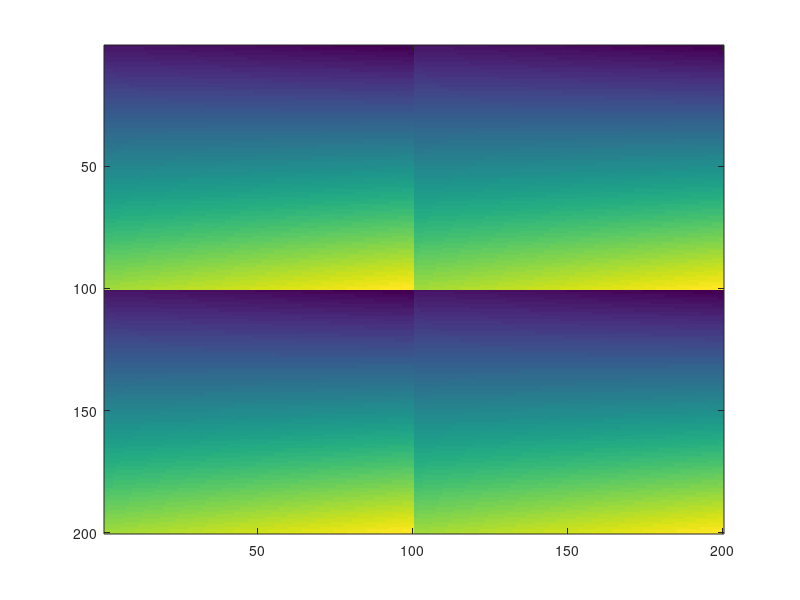

Reproduce this figure in MATLAB.
x = 0;
y = 0;

function result = f(x, y)
  result = sin(x)*cos(y);
  return;
endfunction

function result = p(a, x, y)
  result = a(1,1) + a(2,1)*x + a(3,1)*y + a(4,1)*x*y;
  return;
endfunction

x = input("Digite a coordenada x: \n");
y = input("Digite a coordenada y: \n");

i = 0;
while(i - x < 0)
  i = i + 1;
endwhile
x_2 = i;
x_1 = i - 1;

i = 0;
while(i - y < 0)
  i = i + 1;
endwhile
y_2 = i;
y_1 = i - 1;

matrix_x_y = [1, x_1, y_1, x_1*y_1;...
              1, x_1, y_2, x_1*y_2;...
              1, x_2, y_1, x_2*y_1;...
              1, x_2, y_2, x_2*y_2];
              
matrix_fQ = [f(x_1, y_1); f(x_1, y_2); f(x_2, y_1); f(x_2, y_2)];

a = inv(matrix_x_y) * matrix_fQ;

matriz_f_1 = zeros(100, 100);
matriz_a_1 = zeros(100, 100);

file_id = fopen("arq1", "w");

i = 1;
j = 1;
h = 0.01;
while(i <= 100)
  while(j <= 100)
    matriz_f_1(101-i, j) = f((x_1 + (j-1)*h), (y_1 + (i-1)*h));
    matriz_a_1(101-i, j) = p(a, (x_1 + (j-1)*h), (y_1 + (i-1)*h));
    fprintf(file_id, "%.3f ", matriz_a_1(101-i, j));
    j = j + 1;
  endwhile
  j = 1;
  fprintf(file_id, "\n");
  i = i + 1;
endwhile

fclose(file_id);

x = input("Digite a coordenada x: \n");
y = input("Digite a coordenada y: \n");

i = 0;
while(i - x < 0)
  i = i + 1;
endwhile
x_2 = i;
x_1 = i - 1;

i = 0;
while(i - y < 0)
  i = i + 1;
endwhile
y_2 = i;
y_1 = i - 1;

matrix_x_y = [1, x_1, y_1, x_1*y_1; 1, x_1, y_2, x_1*y_2; 1, x_2, y_1, x_2*y_1; 1, x_2, y_2, x_2*y_2];
              
matrix_fQ = [f(x_1, y_1); f(x_1, y_2); f(x_2, y_1); f(x_2, y_2)];

a = inv(matrix_x_y) * matrix_fQ;

matriz_f_2 = zeros(100, 100);
matriz_a_2 = zeros(100, 100);

i = 1;
j = 1;
h = 0.01;
while(i <= 100)
  while(j <= 100)
    matriz_f_2(101-i, j) = f((x_1 + (j-1)*h), (y_1 + (i-1)*h));
    matriz_a_2(101-i, j) = p(a, (x_1 + (j-1)*h), (y_1 + (i-1)*h));
    j = j + 1;
  endwhile
  j = 1;
  i = i + 1;
endwhile

x = input("Digite a coordenada x: \n");
y = input("Digite a coordenada y: \n");

i = 0;
while(i - x < 0)
  i = i + 1;
endwhile
x_2 = i;
x_1 = i - 1;

i = 0;
while(i - y < 0)
  i = i + 1;
endwhile
y_2 = i;
y_1 = i - 1;

matrix_x_y = [1, x_1, y_1, x_1*y_1; 1, x_1, y_2, x_1*y_2; 1, x_2, y_1, x_2*y_1; 1, x_2, y_2, x_2*y_2];
              
matrix_fQ = [f(x_1, y_1); f(x_1, y_2); f(x_2, y_1); f(x_2, y_2)];

a = inv(matrix_x_y) * matrix_fQ;

matriz_f_3 = zeros(100, 100);
matriz_a_3 = zeros(100, 100);

i = 1;
j = 1;
h = 0.01;
while(i <= 100)
  while(j <= 100)
    matriz_f_3(101-i, j) = f((x_1 + (j-1)*h), (y_1 + (i-1)*h));
    matriz_a_3(101-i, j) = p(a, (x_1 + (j-1)*h), (y_1 + (i-1)*h));
    j = j + 1;
  endwhile
  j = 1;
  i = i + 1;
endwhile

x = input("Digite a coordenada x: \n");
y = input("Digite a coordenada y: \n");

i = 0;
while(i - x < 0)
  i = i + 1;
endwhile
x_2 = i;
x_1 = i - 1;

i = 0;
while(i - y < 0)
  i = i + 1;
endwhile
y_2 = i;
y_1 = i - 1;

matrix_x_y = [1, x_1, y_1, x_1*y_1; 1, x_1, y_2, x_1*y_2; 1, x_2, y_1, x_2*y_1; 1, x_2, y_2, x_2*y_2];
              
matrix_fQ = [f(x_1, y_1); f(x_1, y_2); f(x_2, y_1); f(x_2, y_2)];

a = inv(matrix_x_y) * matrix_fQ;

matriz_f_4 = zeros(100, 100);
matriz_a_4 = zeros(100, 100);

i = 1;
j = 1;
h = 0.01;
while(i <= 100)
  while(j <= 100)
    matriz_f_4(101-i, j) = f((x_1 + (j-1)*h), (y_1 + (i-1)*h));
    matriz_a_4(101-i, j) = p(a, (x_1 + (j-1)*h), (y_1 + (i-1)*h));
    j = j + 1;
  endwhile
  j = 1;
  i = i + 1;
endwhile

matriz_f = [matriz_f_1, matriz_f_2; matriz_f_3, matriz_f_4];
matriz_a = [matriz_a_1, matriz_a_2; matriz_a_3, matriz_a_4];

display(a);

imagesc(matriz_a);